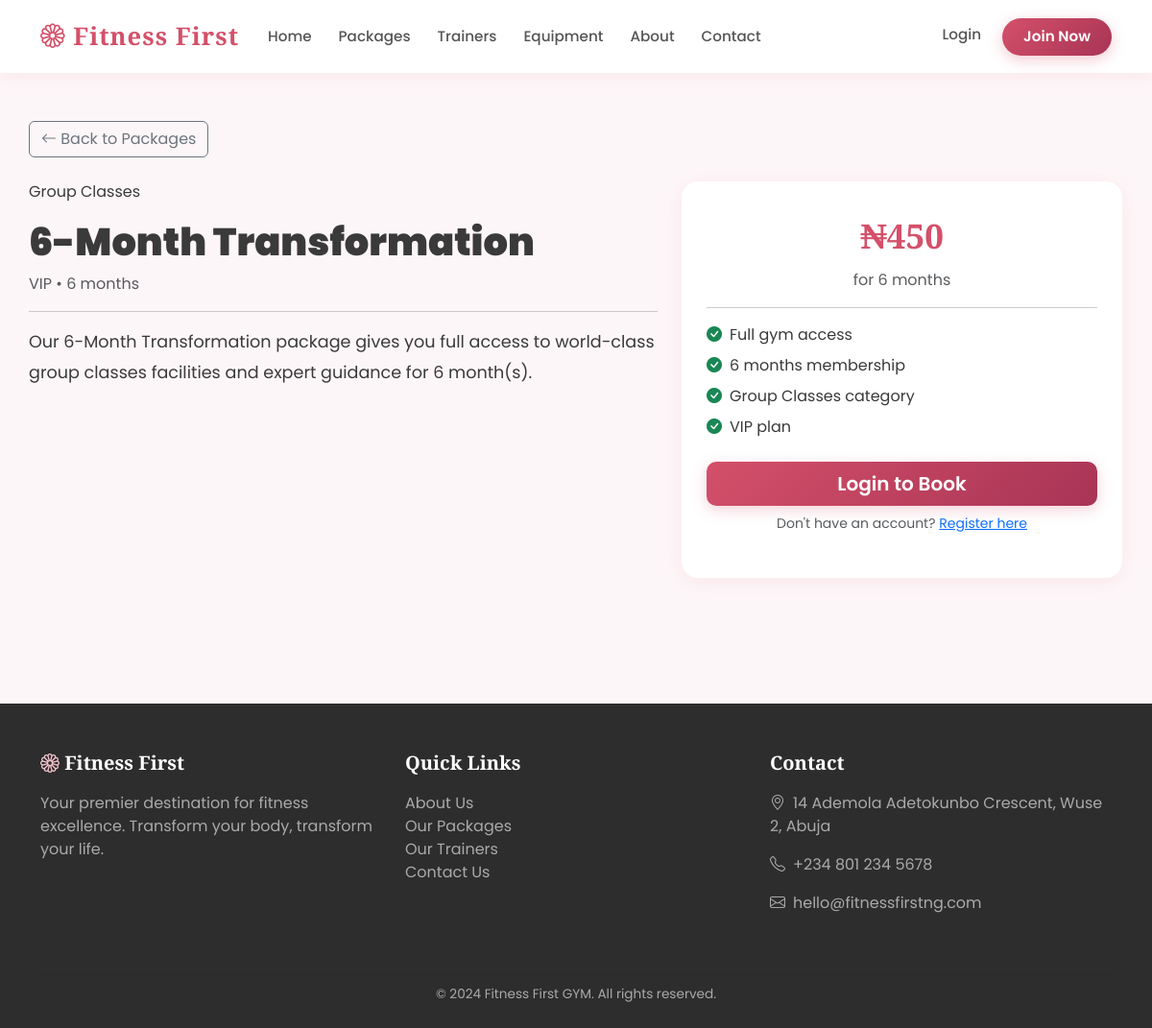
/packages/6/, run on an earlier commit of the app's database.
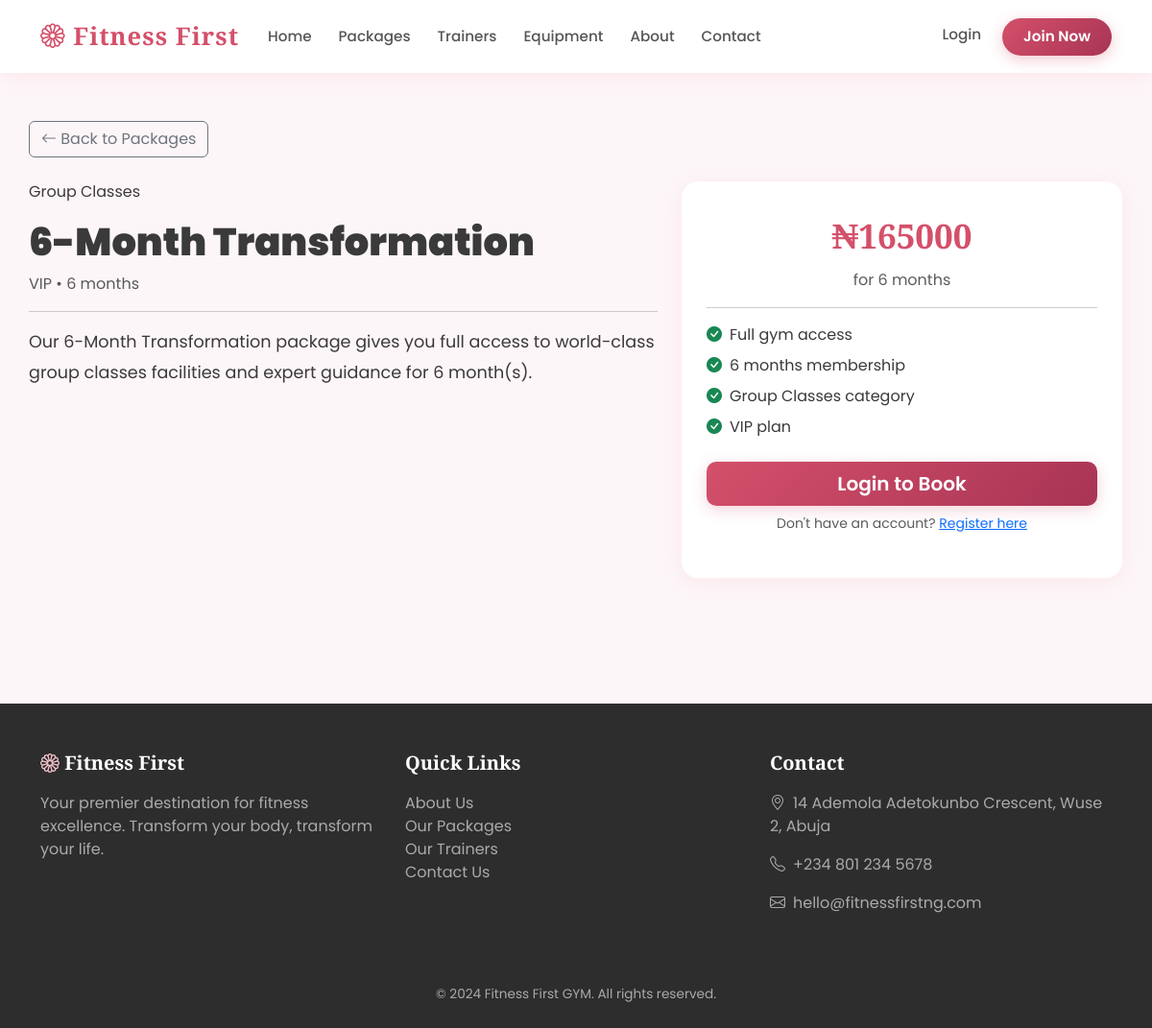
And on a later commit of the database.
### gym/models.py (models this page shows, shortened)
class Package(models.Model):
    name = models.CharField(max_length=200)
    category = models.ForeignKey(Category, on_delete=models.CASCADE)
    package_type = models.ForeignKey(PackageType, on_delete=models.CASCADE)
    description = models.TextField()
    duration_months = models.PositiveIntegerField(default=1)
    price = models.DecimalField(max_digits=10, decimal_places=2)
    is_active = models.BooleanField(default=True)
    created_at = models.DateTimeField(auto_now_add=True)

class Category(models.Model):
    name = models.CharField(max_length=100, unique=True)
    description = models.TextField(blank=True)
    created_at = models.DateTimeField(auto_now_add=True)
    class Meta:
        verbose_name_plural = 'Categories'

class PackageType(models.Model):
    name = models.CharField(max_length=100, unique=True)
    description = models.TextField(blank=True)

### gym/views.py (the view)
# urls.py: path('packages/<int:pk>/', views.package_detail, name='package_detail'),
def package_detail(request, pk):
    package = get_object_or_404(Package, pk=pk, is_active=True)
    return render(request, 'gym/package_detail.html', {'package': package})

### templates/gym/package_detail.html (shortened to what this page needs)
{% extends 'base.html' %}
{% block content %}
<div class="container" style="padding:50px 0;">
    <a href="{% url 'packages' %}" class="btn btn-outline-secondary mb-4">
        <i class="bi bi-arrow-left"></i> Back to Packages
    </a>
    <div class="row">
        <div class="col-lg-7">
            <span class="badge-category">{{ package.category.name }}</span>
            <h1 class="mt-3 mb-2" style="font-weight:900;">{{ package.name }}</h1>
            <p class="text-muted">{{ package.package_type.name }} &bull; {{ package.duration_months }} month{{ package.duration_months|pluralize }}</p>
            <hr>
            <p style="font-size:1.1rem;line-height:1.8;">{{ package.description }}</p>
        </div>
        <div class="col-lg-5">
            <div class="package-card text-center">
                <div class="price mb-2">₦{{ package.price|floatformat:0 }}</div>
                <p class="text-muted">for {{ package.duration_months }} month{{ package.duration_months|pluralize }}</p>
                <hr>
                <ul class="list-unstyled text-start mb-4">
                    <li class="mb-2"><i class="bi bi-check-circle-fill text-success me-2"></i>Full gym access</li>
                    <li class="mb-2"><i class="bi bi-check-circle-fill text-success me-2"></i>{{ package.duration_months }} month{{ package.duration_months|pluralize }} membership</li>
                    <li class="mb-2"><i class="bi bi-check-circle-fill text-success me-2"></i>{{ package.category.name }} category</li>
                    <li class="mb-2"><i class="bi bi-check-circle-fill text-success me-2"></i>{{ package.package_type.name }} plan</li>
                </ul>
                {% if user.is_authenticated %}
                <a href="{% url 'book_package' package.pk %}" class="btn btn-primary w-100 btn-lg">
                    <i class="bi bi-calendar-check me-2"></i>Book This Package
                </a>
                {% else %}
                <a href="{% url 'login' %}" class="btn btn-primary w-100 btn-lg">Login to Book</a>
                <p class="mt-2 text-muted small">Don't have an account? <a href="{% url 'register' %}">Register here</a></p>
                {% endif %}
            </div>
        </div>
    </div>
</div>
{% endblock %}

What changed in the data, as far as the page shows it:
changed Package "6-Month Transformation": price "450" → "165000"
